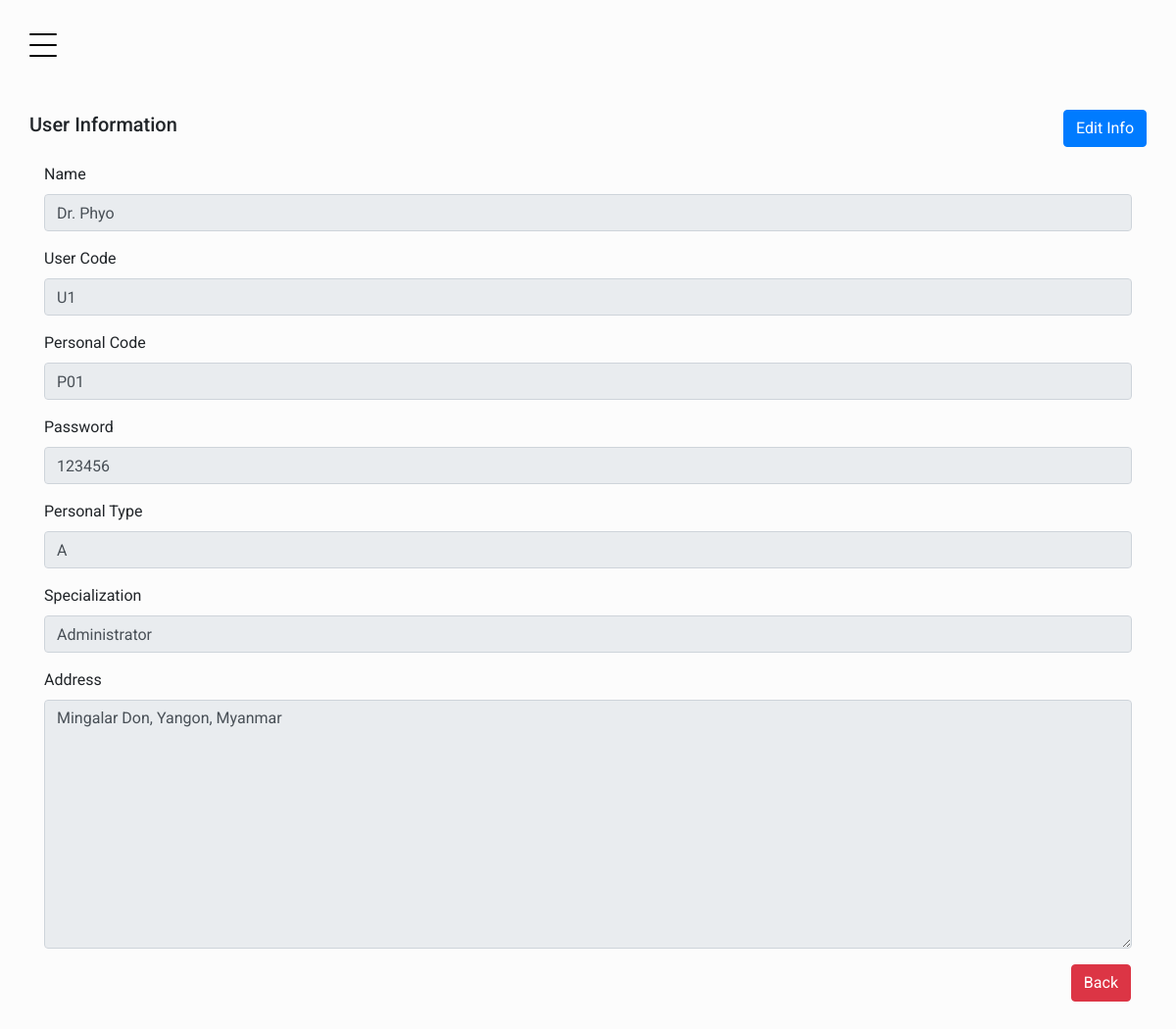
The app's page /user-detail-form.php?id=P01 with its own data.
### tables this page shows
CREATE TABLE `person` (
  `personId` int NOT NULL,
  `personalCode` varchar(6) DEFAULT NULL,
  `personType` varchar(1) NOT NULL,
  `name` varchar(255) NOT NULL,
  `specializing` varchar(255) NOT NULL,
  `address` varchar(255) NOT NULL,
  `registeredSince` datetime NOT NULL DEFAULT CURRENT_TIMESTAMP
);

CREATE TABLE `user` (
  `UID` int NOT NULL,
  `userCode` varchar(6) DEFAULT NULL,
  `personalCode` varchar(6) DEFAULT NULL,
  `password` varchar(255) NOT NULL,
  `registeredSince` datetime NOT NULL DEFAULT CURRENT_TIMESTAMP
);

### user-detail-form.php (the view, shortened to what this page needs)
<?php
include("includes/db_connet.php");
include("includes/functions.php");
if (isset($_GET['id'])) {
    $id = $_GET['id'];
    $query = "SELECT u.*, p.* FROM user u, person p WHERE p.personalCode='$id' AND p.personalCode = u.personalCode";
    $res = mysqli_query($conn, $query);
    $result = mysqli_fetch_assoc($res);
} else {
    header('location:/index.php');
}
?>
<!doctype html>
<html lang="en">
<head>
    <link rel="stylesheet" href="fonts/icomoon/style.css">
    <link rel="stylesheet" href="css/owl.carousel.min.css">
    <link rel="stylesheet" href="css/bootstrap.min.css">
    <link rel="stylesheet" href="css/style.css">
</head>
<body>
    <?php include_once("includes/navbar.php"); ?>
    <main>
        <div class="site-section">
            <div class="container">
                <div class="pb-3">
                    <div class="row justify-content-between align-items-center">
                        <h2>User Information</h2>
                        <button class="btn btn-primary"><a class="text-decoration-none text-white" href="/user-detail-form.php?id=<?= $result["personalCode"]  ?>&edit">
                                Edit Info
                            </a>
                        </button>
                    </div>
                </div>
                <?php if (isset($_GET["edit"])) { ?>
                    <form action="/user-detail-form.php?id=<?= $result["personalCode"]  ?>&edit" method="post">
                        <div class="mb-3">
                            <label class="form-label">Name</label>
                            <input name="name" value="<?= $result['name'] ?>" type="text" class="form-control" placeholder="Name" required>
                        </div>
                        <div class="mb-3">
                            <label class="form-label">User Code</label>
                            <input name="user_code" value="<?= $result['userCode'] ?>" type="text" class="form-control" placeholder="User Code" required>
                        </div>
                        <div class="mb-3">
                            <label class="form-label">Personal Code</label>
                            <input readonly name="personal_code" value="<?= $result['personalCode'] ?>" type="text" class="form-control" placeholder="Personal Code" required>
                        </div>
                        <div class="mb-3">
                            <label class="form-label">Password</label>
                            <input name="password" value="<?= $result['password'] ?>" type="text" class="form-control" placeholder="Password" required>
                        </div>
                        <div class="mb-3">
                            <label class="form-label">Personal Type</label>
                            <input name="personal_type" value="<?= $result['personType'] ?>" type="text" class="form-control" placeholder="Personal Type" required>
                        </div>
                        <div class="mb-3">
                            <label class="form-label">Specialization</label>
                            <input name="specialization" value="<?= $result['specializing'] ?>" type="text" class="form-control" placeholder="Specialization" required>
                        </div>
                        <div class="mb-3">
                            <label class="form-label">Address</label>
                            <textarea name="address" class="form-control" name="" rows="10" placeholder="Address" required><?= $result['address'] ?></textarea>
                        </div>
                        <div class="row align-items-center justify-content-end">
                            <a href="/users.php" class="btn btn-danger mr-3 text-decoration-none text-white">Back</a>
                            <button type="submit" class="btn btn-success" name="btn_submit">Update</button>
                        </div>
                    </form>
                <?php } else { ?>
                    <form action="/user-detail-form.php?id=<?= $result["personalCode"]  ?>&edit" method="post">
                        <div class="mb-3">
                            <label class="form-label">Name</label>
                            <input readonly name="name" value="<?= $result['name'] ?>" type="text" class="form-control" placeholder="Name" required>
                        </div>
                        <div class="mb-3">
                            <label class="form-label">User Code</label>
                            <input readonly name="user_code" value="<?= $result['userCode'] ?>" type="text" class="form-control" placeholder="User Code" required>
                        </div>
                        <div class="mb-3">
                            <label class="form-label">Personal Code</label>
                            <input readonly name="personal_code" value="<?= $result['personalCode'] ?>" type="text" class="form-control" placeholder="Personal Code" required>
                        </div>
                        <div class="mb-3">
                            <label class="form-label">Password</label>
                            <input readonly name="password" value="<?= $result['password'] ?>" type="text" class="form-control" placeholder="Password" required>
                        </div>
                        <div class="mb-3">
                            <label class="form-label">Personal Type</label>
                            <input readonly name="personal_type" value="<?= $result['personType'] ?>" type="text" class="form-control" placeholder="Personal Type" required>
                        </div>
                        <div class="mb-3">
                            <label class="form-label">Specialization</label>
                            <input readonly name="specialization" value="<?= $result['specializing'] ?>" type="text" class="form-control" placeholder="Specialization" required>
                        </div>
                        <div class="mb-3">
                            <label class="form-label">Address</label>
                            <textarea readonly name="address" class="form-control" name="" rows="10" placeholder="Address" required><?= $result['address'] ?></textarea>
                        </div>
                        <div class="row align-items-center justify-content-end">
                            <a href="/users.php" class="btn btn-danger mr-3 text-decoration-none text-white">Back</a>
                        </div>
                    </form>
                <?php } ?>
            </div>
        </div>
    </main>
</body>
</html>

### css/style.css (style rules this page uses)
body { font-family: "Roboto", -apple-system, BlinkMacSystemFont, "Segoe UI", Roboto, "Helvetica Neue", Arial, "Noto Sans", sans-serif, "Apple Color Emoji", "Segoe UI Emoji", "Segoe UI Symbol", "Noto Color Emoji"; background-color: #fcfcfc; }
h1, h2, h3, h4, h5, h6, .h1, .h2, .h3, .h4, .h5, .h6 { font-family: "Roboto", -apple-system, BlinkMacSystemFont, "Segoe UI", Roboto, "Helvetica Neue", Arial, "Noto Sans", sans-serif, "Apple Color Emoji", "Segoe UI Emoji", "Segoe UI Symbol", "Noto Color Emoji"; }
a { -webkit-transition: .3s all ease; -o-transition: .3s all ease; transition: .3s all ease; }
a, a:hover { text-decoration: none !important; }
h2 { font-size: 20px; }
body { position: relative; }
body:before { position: absolute; content: ""; z-index: 1; top: 0; left: 0; right: 0; bottom: 0; background-color: rgba(0, 0, 0, 0.5); opacity: 0; visibility: hidden; -webkit-transition: .3s all ease-in-out; -o-transition: .3s all ease-in-out; transition: .3s all ease-in-out; }
.site-section { padding: 7rem 0; }
aside, main { height: 100vh; min-height: 580px; }
main { width: calc(100%); }

### records on screen
person: name "Dr. Phyo", user_code "U1", personal_code "P01", password "123456", personal_type "A", specialization "Administrator", address "Mingalar Don, Yangon, Myanmar"
